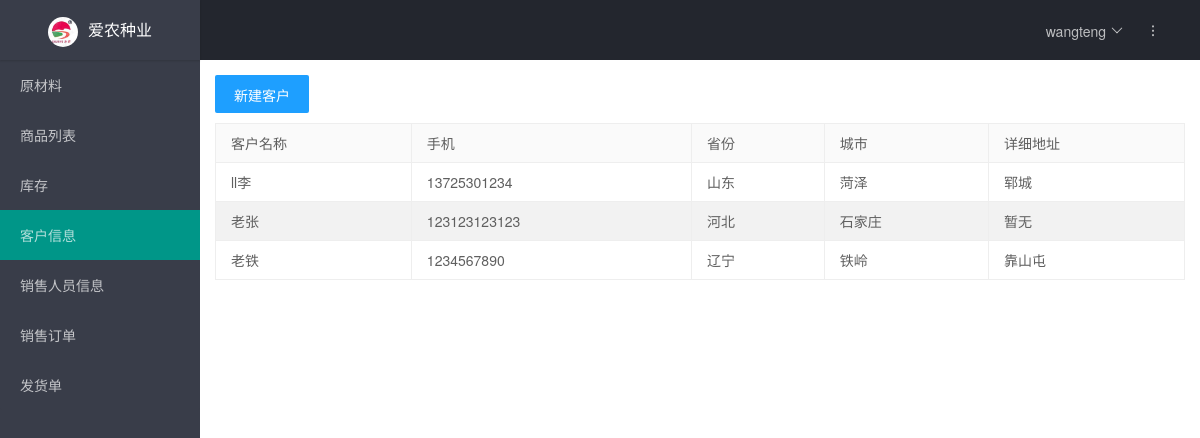
Screenshot of /customer/list (signed in) with the database file from the repository.
### tables this page shows
CREATE TABLE user (
  id INTEGER PRIMARY KEY AUTOINCREMENT,
  username TEXT UNIQUE NOT NULL,
  password TEXT NOT NULL,
  role TEXT NOT NULL
);

CREATE TABLE customer(
    id INTEGER PRIMARY KEY AUTOINCREMENT,
    name TEXT NOT NULL,
    cellphone TEXT,
    city TEXT,
    province TEXT,
    address TEXT
);

### transport/customer.py (the view)
@bp.route('/list')
def index():
    db = get_db()
    customers = db.execute(
        'SELECT id, name, cellphone,city,province,address'
        ' FROM customer'
        ' ORDER BY id DESC'
    ).fetchall()
    return render_template('customer/list.html', customers=customers)

### transport/auth.py (called while the page is built)
@bp.before_app_request
def load_logged_in_user():
    user_id = session.get('user_id')
    if user_id is None:
        g.user = None
    else:
        g.user = get_db().execute(
            'SELECT * FROM user WHERE id = ?', (user_id,)
        ).fetchone()

### transport/db.py (called while the page is built)
def get_db():
    if 'db' not in g:
        g.db = sqlite3.connect(
            current_app.config['DATABASE'],
            detect_types=sqlite3.PARSE_DECLTYPES
        )
        g.db.row_factory = sqlite3.Row
    return g.db

### transport/templates/customer/list.html (shortened to what this page needs)
{% extends 'base.html' %}
{% block content %}
<div class="page-body">
  {% if g.user %}
  <div class="container-xl">
  <div class="col-6 col-sm-4 col-md-2 col-xl mb-3">
    <a class="layui-btn layui-btn-normal" href="{{ url_for('customer.create') }}">新建客户</a>
  </div>
  </div>
  {% endif %}
    <table class="layui-table" lay-even>
      <thead>
        <tr>
          <th>客户名称</th>
          <th>手机</th>
          <th>省份</th>
          <th>城市</th>
          <th>详细地址</th>
        </tr>
      </thead>
      <tbody>
      {% for customer in customers %}
        <tr>
          <td>{{customer['name']}}</td>
          <td>{{customer['cellphone']}}</td>
          <td>{{customer['province']}}</td>
          <td>{{customer['city']}}</td>
          <td>{{customer['address']}}</td>
        </tr>
      {% endfor %}
      </tbody>
    </table>
</div>
{% endblock %}

### transport/templates/base.html (shortened to what this page needs)
<!doctype html>
<head>
  <link href="../static/layui/css/layui.css" rel="stylesheet">
</head>
<body>
<div class="layui-layout layui-layout-admin">
  <div class="layui-header">
    <div class="layui-logo layui-hide-xs layui-bg-black"><img src="../static/icon/logo.png" class="layui-nav-img">爱农种业</div>
    <ul class="layui-nav layui-layout-right">
      <li class="layui-nav-item layui-hide layui-show-md-inline-block">
        <a href="javascript:;">
          {% if g.user %}
      <span>{{ g.user['username'] }}</span>
    {% endif %}
        </a>
      </li>
      <li class="layui-nav-item" lay-header-event="menuRight" lay-unselect>
        <a href="javascript:;">
          <i class="layui-icon layui-icon-more-vertical"></i>
        </a>
      </li>
    </ul>
  </div>
  <div class="layui-side layui-bg-black">
    <div class="layui-side-scroll">
      <ul class="layui-nav layui-nav-tree" lay-filter="test" id="menu">
        {% if g.user['role']=='ADMIN' %}
        <li class="layui-nav-item"><a class="nav-link" href="{{url_for('material.index')}}">原材料</a></li>
        <li class="layui-nav-item"><a class="nav-link"  href="{{url_for('product.index')}}">商品列表</a></li>
        {% endif %}
        {% if g.user['role']=='STORE_MANAGER' or g.user['role']=='ADMIN'%}
        <li class="layui-nav-item"><a class="nav-link"  href="{{url_for('inventory.index')}}">库存</a></li>
        {% endif %}
        {% if g.user['role']=='ADMIN' %}
        <li class="layui-nav-item"><a class="nav-link"  href="{{url_for('customer.index')}}">客户信息</a></li>
        <li class="layui-nav-item"><a class="nav-link"  href="{{url_for('seller.index')}}">销售人员信息</a></li>
        <li class="layui-nav-item"><a class="nav-link" href="{{url_for('sell_record.index')}}">销售订单</a></li>
        <li class="layui-nav-item"><a class="nav-link"  href="{{url_for('carriage.index')}}">发货单</a></li>
        {% endif %}
      </ul>
    </div>
  </div>
<div class="layui-body">
  <div style="padding: 15px">
  {% block content %}{% endblock %}
    </div>
</div>
</div>
</body>

### rows the page displays
user: user.username "wangteng"
customer: name "ll李", cellphone "13725301234", province "山东", city "菏泽", address "郓城"
customer: name "老张", cellphone "123123123123", province "河北", city "石家庄", address "暂无"
customer: name "老铁", cellphone "1234567890", province "辽宁", city "铁岭", address "靠山屯"
